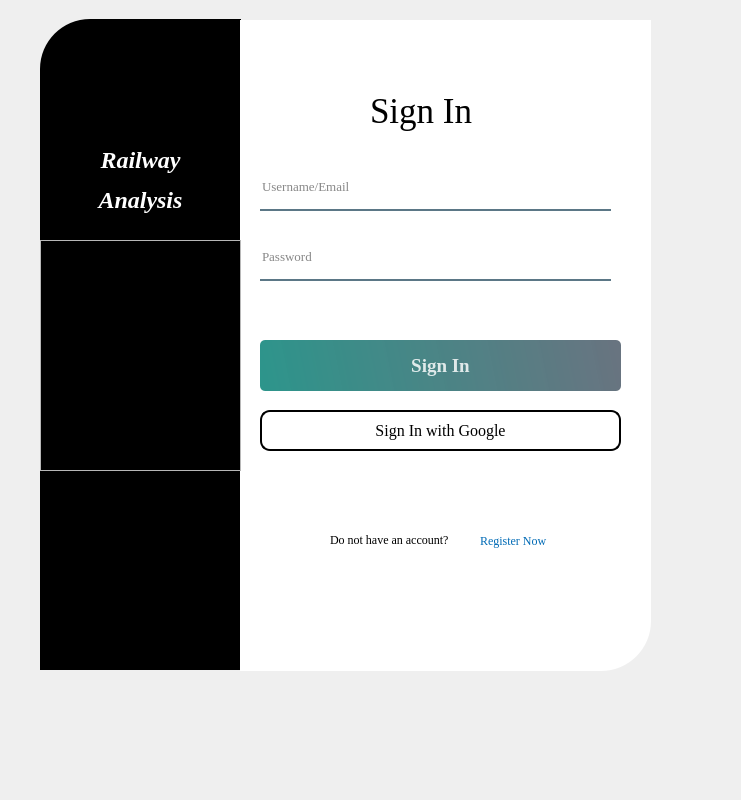
<?xml version="1.0" encoding="UTF-8"?>
<ui version="4.0">
 <class>SignIn</class>
 <widget class="QWidget" name="SignIn">
  <property name="enabled">
   <bool>true</bool>
  </property>
  <property name="geometry">
   <rect>
    <x>0</x>
    <y>0</y>
    <width>741</width>
    <height>800</height>
   </rect>
  </property>
  <property name="windowTitle">
   <string>Form</string>
  </property>
  <property name="styleSheet">
   <string notr="true"/>
  </property>
  <widget class="QWidget" name="widget" native="true">
   <property name="geometry">
    <rect>
     <x>40</x>
     <y>-10</y>
     <width>700</width>
     <height>711</height>
    </rect>
   </property>
   <property name="maximumSize">
    <size>
     <width>700</width>
     <height>800</height>
    </size>
   </property>
   <widget class="QLabel" name="label">
    <property name="geometry">
     <rect>
      <x>0</x>
      <y>29</y>
      <width>201</width>
      <height>651</height>
     </rect>
    </property>
    <property name="styleSheet">
     <string notr="true">background-color: rgb(0, 0, 0);
border-top-left-radius: 50px;</string>
    </property>
    <property name="text">
     <string/>
    </property>
   </widget>
   <widget class="QLabel" name="label_2">
    <property name="geometry">
     <rect>
      <x>200</x>
      <y>30</y>
      <width>411</width>
      <height>651</height>
     </rect>
    </property>
    <property name="styleSheet">
     <string notr="true">background-color: rgb(255, 255, 255);
border-bottom-right-radius: 50px;</string>
    </property>
    <property name="text">
     <string/>
    </property>
   </widget>
   <widget class="QLabel" name="label_3">
    <property name="geometry">
     <rect>
      <x>330</x>
      <y>90</y>
      <width>161</width>
      <height>61</height>
     </rect>
    </property>
    <property name="font">
     <font>
      <family>Times New Roman</family>
      <pointsize>26</pointsize>
      <weight>50</weight>
      <bold>false</bold>
     </font>
    </property>
    <property name="styleSheet">
     <string notr="true">color:rbga(0,0,0,200)</string>
    </property>
    <property name="text">
     <string>Sign In</string>
    </property>
   </widget>
   <widget class="QPushButton" name="pushButton">
    <property name="geometry">
     <rect>
      <x>220</x>
      <y>350</y>
      <width>361</width>
      <height>51</height>
     </rect>
    </property>
    <property name="font">
     <font>
      <family>Times New Roman</family>
      <pointsize>14</pointsize>
      <weight>75</weight>
      <bold>true</bold>
     </font>
    </property>
    <property name="cursor">
     <cursorShape>PointingHandCursor</cursorShape>
    </property>
    <property name="styleSheet">
     <string notr="true">QPushButton#pushButton{
	
	background-color: qlineargradient(spread:pad, x1:0, y1:0.505682, x2:1, y2:0.477, stop:0 rgba(11, 131, 120, 219), stop:1 rgba(85, 98, 112, 226));
	color:rgba(255, 255, 255, 210);
	border-radius:5px;
}
QPushButton#pushButton:hover{
	background-color: qlineargradient(spread:pad, x1:0, y1:0.505682, x2:1, y2:0.477, stop:0 rgba(150, 123, 111, 219), stop:1 rgba(85, 81, 84, 226));
}
QPushButton#pushButton:pressed{
	padding-left: 5px;
	padding-top: 5px;
	background-color:rgba(150,123,111,255);
}</string>
    </property>
    <property name="text">
     <string>Sign In</string>
    </property>
   </widget>
   <widget class="QLabel" name="label_8">
    <property name="geometry">
     <rect>
      <x>10</x>
      <y>120</y>
      <width>181</width>
      <height>141</height>
     </rect>
    </property>
    <property name="font">
     <font>
      <family>Times New Roman</family>
      <pointsize>20</pointsize>
      <weight>75</weight>
      <bold>true</bold>
     </font>
    </property>
    <property name="styleSheet">
     <string notr="true">color: rgb(255, 255, 255);</string>
    </property>
    <property name="text">
     <string>&lt;html&gt;&lt;head/&gt;&lt;body&gt;&lt;p align=&quot;center&quot;&gt;&lt;span style=&quot; font-size:18pt; font-style:italic;&quot;&gt;Railway&lt;/span&gt;&lt;/p&gt;&lt;p align=&quot;center&quot;&gt;&lt;span style=&quot; font-size:18pt; font-style:italic;&quot;&gt;Analysis&lt;/span&gt;&lt;/p&gt;&lt;/body&gt;&lt;/html&gt;</string>
    </property>
   </widget>
   <widget class="QLabel" name="label_4">
    <property name="geometry">
     <rect>
      <x>290</x>
      <y>540</y>
      <width>191</width>
      <height>20</height>
     </rect>
    </property>
    <property name="font">
     <font>
      <family>Times New Roman</family>
     </font>
    </property>
    <property name="text">
     <string>Do not have an account?</string>
    </property>
   </widget>
   <widget class="QLabel" name="CreateAcc">
    <property name="geometry">
     <rect>
      <x>440</x>
      <y>540</y>
      <width>131</width>
      <height>21</height>
     </rect>
    </property>
    <property name="font">
     <font>
      <family>Times New Roman</family>
     </font>
    </property>
    <property name="cursor">
     <cursorShape>PointingHandCursor</cursorShape>
    </property>
    <property name="styleSheet">
     <string notr="true">color: rgb(0, 106, 181);</string>
    </property>
    <property name="text">
     <string>Register Now</string>
    </property>
   </widget>
   <widget class="QFrame" name="frame">
    <property name="geometry">
     <rect>
      <x>240</x>
      <y>420</y>
      <width>31</width>
      <height>41</height>
     </rect>
    </property>
    <property name="styleSheet">
     <string notr="true">image: url(:/images/google-icon.png);
border-radius:10px</string>
    </property>
    <property name="frameShape">
     <enum>QFrame::StyledPanel</enum>
    </property>
    <property name="frameShadow">
     <enum>QFrame::Raised</enum>
    </property>
   </widget>
   <widget class="QPushButton" name="Google_btn_2">
    <property name="geometry">
     <rect>
      <x>220</x>
      <y>420</y>
      <width>361</width>
      <height>41</height>
     </rect>
    </property>
    <property name="font">
     <font>
      <family>Times New Roman</family>
      <pointsize>12</pointsize>
     </font>
    </property>
    <property name="cursor">
     <cursorShape>PointingHandCursor</cursorShape>
    </property>
    <property name="layoutDirection">
     <enum>Qt::RightToLeft</enum>
    </property>
    <property name="styleSheet">
     <string notr="true">QPushButton#Google_btn_2{
	border: 2px solid rgb(0, 0, 0);
	border-radius:10px;
}
QPushButton#Google_btn_2:hover {
	background-color: rgb(208, 208, 208);
}</string>
    </property>
    <property name="text">
     <string>Sign In with Google</string>
    </property>
   </widget>
   <widget class="QLineEdit" name="lineEdit_9">
    <property name="geometry">
     <rect>
      <x>220</x>
      <y>250</y>
      <width>351</width>
      <height>41</height>
     </rect>
    </property>
    <property name="font">
     <font>
      <family>Times New Roman</family>
      <pointsize>10</pointsize>
     </font>
    </property>
    <property name="styleSheet">
     <string notr="true">background-color:rgba(0, 0, 0, 0);
border:none;
border-bottom:2px solid rgba(46, 82, 101, 200);
color:rgba(0, 0, 0, 240);
padding-bottom:7px;</string>
    </property>
    <property name="echoMode">
     <enum>QLineEdit::Password</enum>
    </property>
    <property name="placeholderText">
     <string>Password</string>
    </property>
   </widget>
   <widget class="QLineEdit" name="lineEdit_7">
    <property name="geometry">
     <rect>
      <x>220</x>
      <y>180</y>
      <width>351</width>
      <height>41</height>
     </rect>
    </property>
    <property name="font">
     <font>
      <family>Times New Roman</family>
      <pointsize>10</pointsize>
     </font>
    </property>
    <property name="styleSheet">
     <string notr="true">background-color:rgba(0, 0, 0, 0);
border:none;
border-bottom:2px solid rgba(46, 82, 101, 200);
color:rgba(0, 0, 0, 240);
padding-bottom:7px;</string>
    </property>
    <property name="placeholderText">
     <string>Username/Email</string>
    </property>
   </widget>
   <widget class="QFrame" name="frame_2">
    <property name="geometry">
     <rect>
      <x>0</x>
      <y>250</y>
      <width>201</width>
      <height>231</height>
     </rect>
    </property>
    <property name="styleSheet">
     <string notr="true">image: url(:/images/train4.png);</string>
    </property>
    <property name="frameShape">
     <enum>QFrame::StyledPanel</enum>
    </property>
    <property name="frameShadow">
     <enum>QFrame::Raised</enum>
    </property>
   </widget>
   <zorder>label</zorder>
   <zorder>label_2</zorder>
   <zorder>label_3</zorder>
   <zorder>pushButton</zorder>
   <zorder>label_8</zorder>
   <zorder>label_4</zorder>
   <zorder>CreateAcc</zorder>
   <zorder>Google_btn_2</zorder>
   <zorder>lineEdit_9</zorder>
   <zorder>lineEdit_7</zorder>
   <zorder>frame</zorder>
   <zorder>frame_2</zorder>
  </widget>
 </widget>
 <resources/>
 <connections/>
</ui>
